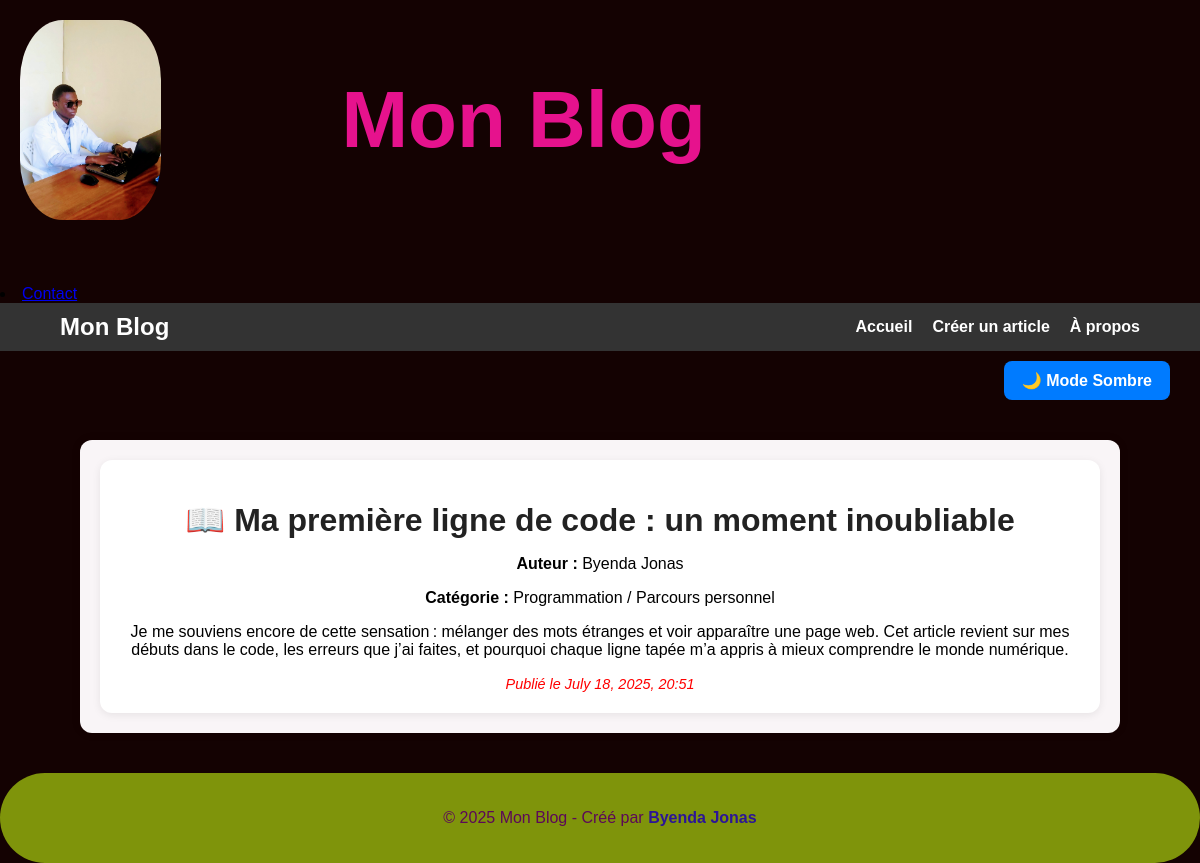
/article/14/, run on the app's committed database.
### blog/models.py (models this page shows, shortened)
class Article(models.Model):
    titre = models.CharField(max_length=200)
    contenu = models.TextField()
    image = models.ImageField(upload_to='articles/', blank=True, null=True)
    date_creation = models.DateTimeField(default=timezone.now)
    auteur = models.CharField(max_length=100)
    categorie = models.CharField(max_length=100, blank=True)

### blog/views.py (the view)
# urls.py: path('article/<int:article_id>/', views.detail_article, name='detail_article'),
def detail_article(request, article_id):
    article = get_object_or_404(Article, pk=article_id)
    return render(request, 'blog/detail_article.html', {'article': article})

### blog/templates/blog/detail_article.html (shortened to what this page needs)
{% extends 'blog/base.html' %}
{% block content %}
    <div class="article-card">
        <h1>{{ article.titre }}</h1>
        <p><strong>Auteur :</strong> {{ article.auteur }}</p>
        <p><strong>Catégorie :</strong> {{ article.categorie }}</p>
        <p>{{ article.contenu }}</p>
        <small><em>Publié le {{ article.date_creation|date:"F d, Y, H:i" }}</em></small>
    </div>
{% endblock %}

### blog/templates/blog/static/blog/style.css (style rules this page uses)
body { font-family: Arial, sans-serif; background-color: #f3f4f6; margin: 0; padding: 0; }
h1, h2, h3 { color: #222; margin-bottom: 15px; }
.article-card { background-color: #ffffff; padding: 20px; border-radius: 12px; box-shadow: 0 2px 8px rgba(0, 0, 0, 0.08); text-align: center; transition: transform 0.3s; }
body { font-family: 'Poppins', sans-serif; }

### blog/templates/blog/base.html (style rules this page uses)
body { font-family: Arial, sans-serif; margin: 0; background-color: #140202; }
small { font-size: 0.9em; color: red; }

### data on the page
Article: titre "📖 Ma première ligne de code : un moment inoubliable", auteur "Byenda Jonas", categorie "Programmation / Parcours personnel", contenu "Je me souviens encore de cette sensation : mélanger des mots étranges et voir apparaître une page web. Cet article revient sur mes débuts dans le code, les erreurs que j’ai faites, et pourquoi chaque ligne tapée m’a appris à mieux comprendre le monde numérique.", date_creation "July 18, 2025, 20:51"
